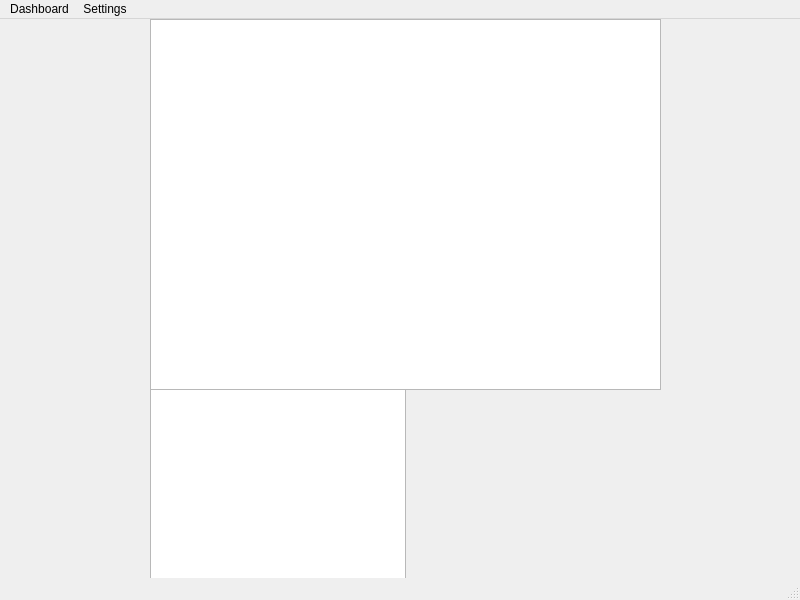
<?xml version="1.0" encoding="UTF-8"?>
<ui version="4.0">
 <class>MainWindow</class>
 <widget class="QMainWindow" name="MainWindow">
  <property name="geometry">
   <rect>
    <x>0</x>
    <y>0</y>
    <width>800</width>
    <height>600</height>
   </rect>
  </property>
  <property name="windowTitle">
   <string>MainWindow</string>
  </property>
  <widget class="QWidget" name="centralwidget">
   <widget class="QColumnView" name="columnView">
    <property name="geometry">
     <rect>
      <x>150</x>
      <y>370</y>
      <width>256</width>
      <height>192</height>
     </rect>
    </property>
   </widget>
   <widget class="QGraphicsView" name="graphicsView">
    <property name="geometry">
     <rect>
      <x>150</x>
      <y>0</y>
      <width>511</width>
      <height>371</height>
     </rect>
    </property>
   </widget>
  </widget>
  <widget class="QMenuBar" name="menubar">
   <property name="geometry">
    <rect>
     <x>0</x>
     <y>0</y>
     <width>800</width>
     <height>22</height>
    </rect>
   </property>
   <widget class="QMenu" name="menuMain">
    <property name="title">
     <string>Dashboard</string>
    </property>
   </widget>
   <widget class="QMenu" name="menuSettings">
    <property name="title">
     <string>Settings</string>
    </property>
   </widget>
   <addaction name="menuMain"/>
   <addaction name="menuSettings"/>
  </widget>
  <widget class="QStatusBar" name="statusbar"/>
 </widget>
 <resources/>
 <connections/>
</ui>
